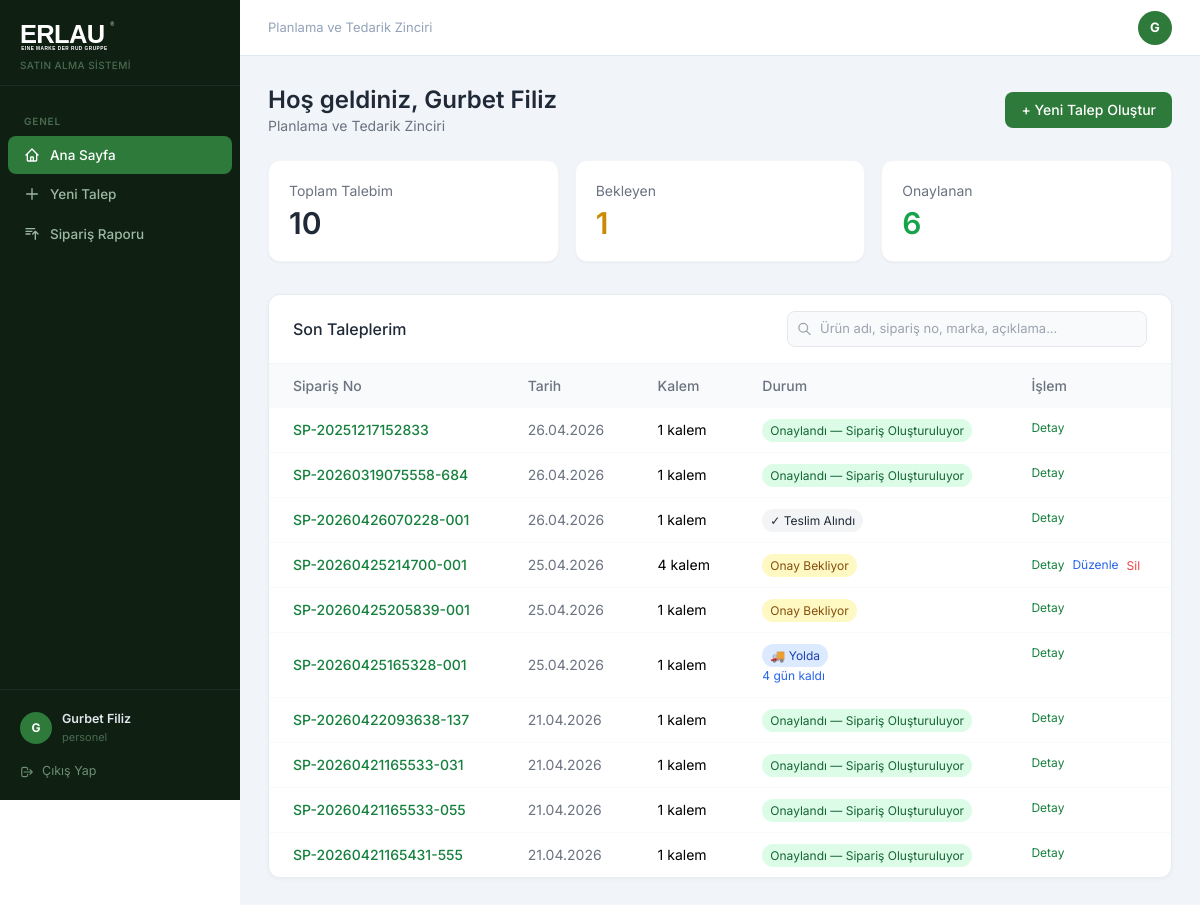
/dashboard (signed in), run on an earlier commit of the app's database.
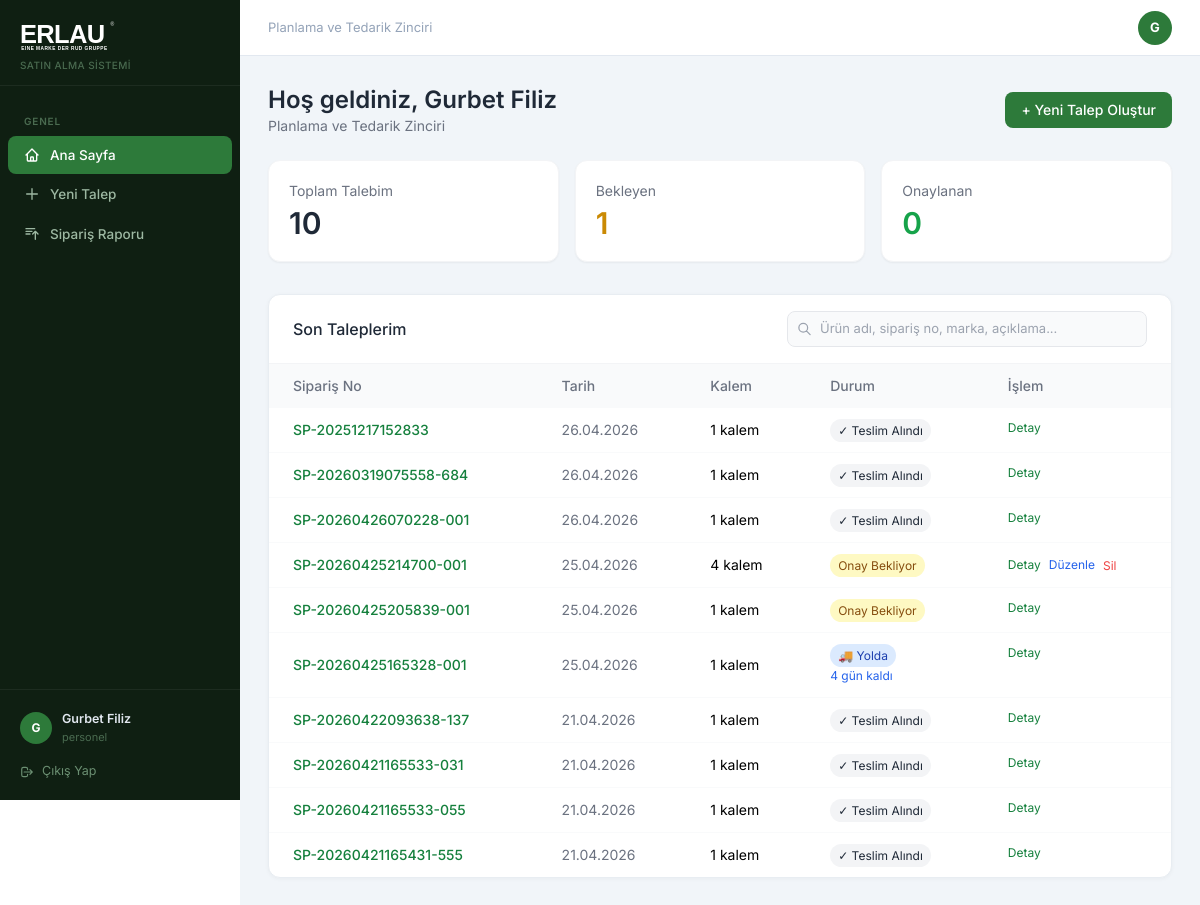
And on a later commit of the database.
### app/models.py (models this page shows)
class User(db.Model, UserMixin):
    id = db.Column(db.Integer, primary_key=True)
    name = db.Column(db.String(100), nullable=False)
    email = db.Column(db.String(120), unique=True, nullable=False)
    password = db.Column(db.String(200), nullable=False)
    role = db.Column(db.String(20), default='personel')
    department_id = db.Column(db.Integer, db.ForeignKey('department.id'))
    created_at = db.Column(db.DateTime, default=datetime.utcnow)
    is_active = db.Column(db.Boolean, default=True)
    unvan = db.Column(db.String(100))
    telefon = db.Column(db.String(20))
    dogum_tarihi = db.Column(db.Date)
    unvan_pdf_goster = db.Column(db.Boolean, default=False)
    son_giris = db.Column(db.DateTime)
    sifre_degisim_tarihi = db.Column(db.DateTime)
    tablet_pin = db.Column(db.String(6))
    bildirim_email = db.Column(db.Boolean, default=True)
    talepler = db.relationship('TalepFormu', backref='talep_eden', lazy=True)

class Department(db.Model):
    id = db.Column(db.Integer, primary_key=True)
    name = db.Column(db.String(100), nullable=False, unique=True)
    users = db.relationship('User', backref='department', lazy=True)

class TalepFormu(db.Model):
    id = db.Column(db.Integer, primary_key=True)
    siparis_no = db.Column(db.String(50), unique=True, nullable=False)
    talep_eden_id = db.Column(db.Integer, db.ForeignKey('user.id'))
    department_id = db.Column(db.Integer, db.ForeignKey('department.id'))
    durum = db.Column(db.String(30), default='bekliyor')
    yolda_tarihi = db.Column(db.DateTime)
    created_at = db.Column(db.DateTime, default=datetime.utcnow)
    updated_at = db.Column(db.DateTime, default=datetime.utcnow, onupdate=datetime.utcnow)
    kalemler = db.relationship('TalepKalem', backref='talep', lazy=True, cascade='all, delete-orphan')
    department = db.relationship('Department', foreign_keys=[department_id])

### app/routes.py (the view)
@main.route('/dashboard')
@login_required
def dashboard():
    if current_user.role in ['satinalma', 'admin']:
        return redirect(url_for('satin_alma.panel'))
    if current_user.role == 'departman_yoneticisi':
        talepler = TalepFormu.query.filter_by(
            department_id=current_user.department_id
        ).order_by(TalepFormu.created_at.desc()).all()
    else:
        talepler = TalepFormu.query.filter_by(
            talep_eden_id=current_user.id
        ).order_by(TalepFormu.created_at.desc()).limit(10).all()
    bugun = date.today()
    kalan_gunler = {}
    for talep in talepler:
        if talep.durum == 'yolda' and talep.yolda_tarihi:
            termin = max((k.termin_gun or 0) for k in talep.kalemler) if talep.kalemler else 0
            if termin > 0:
                bitis = talep.yolda_tarihi.date() + timedelta(days=termin)
                kalan_gunler[talep.id] = (bitis - bugun).days
    return render_template('dashboard.html', talepler=talepler, kalan_gunler=kalan_gunler)

### app/models.py (called while the page is built)
@login_manager.user_loader
def load_user(user_id):
    return User.query.get(int(user_id))

### app/templates/dashboard.html
{% extends 'base.html' %}
{% block content %}
<div class="flex items-center justify-between mb-6">
  <div>
    <h1 class="text-2xl font-semibold text-gray-800">Hoş geldiniz, {{ current_user.name }}</h1>
    <p class="text-gray-500 text-sm">{{ current_user.department.name if current_user.department else '' }}</p>
  </div>
  <a href="{{ url_for('main.yeni_talep') }}"
    class="erlau-green text-white px-4 py-2 rounded-lg text-sm font-medium hover:opacity-90">
    + Yeni Talep Oluştur
  </a>
</div>
<div class="grid grid-cols-1 md:grid-cols-3 gap-4 mb-8">
  <div class="bg-white rounded-xl border border-gray-100 p-5 shadow-sm">
    <p class="text-sm text-gray-500">Toplam Talebim</p>
    <p class="text-3xl font-semibold text-gray-800 mt-1">{{ talepler|length }}</p>
  </div>
  <div class="bg-white rounded-xl border border-gray-100 p-5 shadow-sm">
    <p class="text-sm text-gray-500">Bekleyen</p>
    <p class="text-3xl font-semibold text-yellow-600 mt-1">{{ talepler|selectattr('durum','eq','bekliyor')|list|length }}</p>
  </div>
  <div class="bg-white rounded-xl border border-gray-100 p-5 shadow-sm">
    <p class="text-sm text-gray-500">Onaylanan</p>
    <p class="text-3xl font-semibold text-green-600 mt-1">{{ talepler|selectattr('durum','eq','onaylandi')|list|length }}</p>
  </div>
</div>
<div class="card overflow-hidden">
  <div class="px-6 py-4 border-b border-gray-100 flex items-center justify-between gap-4">
    <h2 class="font-medium text-gray-800 flex-shrink-0">Son Taleplerim</h2>
    <form method="GET" action="{{ url_for('main.arama') }}" style="max-width:360px;width:100%">
      <div style="position:relative">
        <svg style="position:absolute;left:10px;top:50%;transform:translateY(-50%);width:15px;height:15px;color:#9ca3af" fill="none" stroke="currentColor" viewBox="0 0 24 24"><path stroke-linecap="round" stroke-linejoin="round" stroke-width="2" d="M21 21l-6-6m2-5a7 7 0 11-14 0 7 7 0 0114 0z"/></svg>
        <input type="text" name="q" placeholder="Ürün adı, sipariş no, marka, açıklama..."
          style="width:100%;border:1.5px solid #e5e7eb;border-radius:8px;padding:7px 12px 7px 32px;font-size:13px;color:#374151;background:#f9fafb;box-sizing:border-box">
      </div>
    </form>
  </div>
  {% if talepler %}
  <table class="w-full text-sm">
    <thead class="bg-gray-50">
      <tr>
        <th class="px-6 py-3 text-left font-medium text-gray-500">Sipariş No</th>
        <th class="px-6 py-3 text-left font-medium text-gray-500">Tarih</th>
        <th class="px-6 py-3 text-left font-medium text-gray-500">Kalem</th>
        <th class="px-6 py-3 text-left font-medium text-gray-500">Durum</th>
        <th class="px-6 py-3 text-left font-medium text-gray-500">İşlem</th>
      </tr>
    </thead>
    <tbody class="divide-y divide-gray-50">
      {% for talep in talepler %}
      <tr class="hover:bg-gray-50">
        <td class="px-6 py-3 font-medium text-green-700">{{ talep.siparis_no }}</td>
        <td class="px-6 py-3 text-gray-500">{{ talep.created_at.strftime('%d.%m.%Y') }}</td>
        <td class="px-6 py-3">{{ talep.kalemler|length }} kalem</td>
        <td class="px-6 py-3">
          {% if talep.durum in ['bekliyor', 'fiyatlandirildi'] %}
          <span class="bg-yellow-100 text-yellow-800 px-2 py-1 rounded-full text-xs">Onay Bekliyor</span>
          {% elif talep.durum == 'onaylandi' %}
          <span class="bg-green-100 text-green-800 px-2 py-1 rounded-full text-xs">Onaylandı — Sipariş Oluşturuluyor</span>
          {% elif talep.durum == 'yolda' %}
          <span class="bg-blue-100 text-blue-800 px-2 py-1 rounded-full text-xs">🚚 Yolda</span>
          {% if talep.id in kalan_gunler %}
            {% set kalan = kalan_gunler[talep.id] %}
            <br>
            {% if kalan < 0 %}
            <span class="text-xs text-red-600 font-medium">{{ kalan|abs }} gün gecikti</span>
            {% elif kalan == 0 %}
            <span class="text-xs text-orange-600 font-medium">Bugün ulaşmalı</span>
            {% elif kalan <= 3 %}
            <span class="text-xs text-orange-500 font-medium">{{ kalan }} gün kaldı</span>
            {% else %}
            <span class="text-xs text-blue-600">{{ kalan }} gün kaldı</span>
            {% endif %}
          {% endif %}
          {% elif talep.durum == 'teslim_alindi' %}
          <span class="bg-gray-100 text-gray-800 px-2 py-1 rounded-full text-xs">✓ Teslim Alındı</span>
          {% elif talep.durum == 'iptal' %}
          <span class="bg-red-100 text-red-800 px-2 py-1 rounded-full text-xs">İptal</span>
          {% else %}
          <span class="bg-gray-100 text-gray-600 px-2 py-1 rounded-full text-xs">{{ talep.durum }}</span>
          {% endif %}
        </td>
        <td class="px-6 py-3 flex gap-2 items-center">
          <a href="{{ url_for('main.talep_detay', talep_id=talep.id) }}" class="text-green-700 hover:underline text-xs">Detay</a>
          {% if talep.durum == 'bekliyor' and (talep.talep_eden_id == current_user.id or current_user.role == 'admin') %}
          <a href="{{ url_for('main.talep_duzenle', talep_id=talep.id) }}" class="text-blue-600 hover:underline text-xs">Düzenle</a>
          <form method="POST" action="{{ url_for('main.talep_sil', talep_id=talep.id) }}" class="inline"
            onsubmit="return confirm('Bu talep silinecek. Emin misiniz?')">
            <button type="submit" class="text-red-500 hover:underline text-xs">Sil</button>
          </form>
          {% endif %}
        </td>
      </tr>
      {% endfor %}
    </tbody>
  </table>
  {% else %}
  <div class="px-6 py-12 text-center text-gray-400">
    <p>Henüz talep oluşturmadınız.</p>
    <a href="{{ url_for('main.yeni_talep') }}" class="erlau-green-text text-sm hover:underline mt-2 block">İlk talebinizi oluşturun</a>
  </div>
  {% endif %}
</div>
{% endblock %}

### app/templates/base.html (shortened to what this page needs)
<!DOCTYPE html>
<html lang="tr">
<head>
<script src="https://cdn.tailwindcss.com"></script>
</head>
<body>
{% if current_user.is_authenticated %}
<div style="display:flex">
  <aside class="sidebar" style="position:sticky;top:0;height:100vh;overflow-y:auto;display:flex;flex-direction:column">
    <div style="padding:20px 20px 12px;border-bottom:1px solid rgba(255,255,255,.06)">
      <img src="{{ url_for('static', filename='logo.svg') }}" alt="Erlau" style="height:32px;filter:brightness(0) invert(1)">
      <p style="font-size:10px;color:#4a6b50;margin-top:6px;font-weight:500;letter-spacing:.04em">SATIN ALMA SİSTEMİ</p>
    </div>
    <nav style="padding:12px 0;flex:1">
      <div class="sidebar-section">Genel</div>
      <a href="{{ url_for('main.dashboard') }}" class="sidebar-link {% if request.endpoint == 'main.dashboard' %}active{% endif %}">
        <svg fill="none" stroke="currentColor" viewBox="0 0 24 24"><path stroke-linecap="round" stroke-linejoin="round" stroke-width="2" d="M3 12l2-2m0 0l7-7 7 7M5 10v10a1 1 0 001 1h3m10-11l2 2m-2-2v10a1 1 0 01-1 1h-3m-6 0a1 1 0 001-1v-4a1 1 0 011-1h2a1 1 0 011 1v4a1 1 0 001 1m-6 0h6"/></svg>
        Ana Sayfa
      </a>
      <a href="{{ url_for('main.yeni_talep') }}" class="sidebar-link {% if request.endpoint == 'main.yeni_talep' %}active{% endif %}">
        <svg fill="none" stroke="currentColor" viewBox="0 0 24 24"><path stroke-linecap="round" stroke-linejoin="round" stroke-width="2" d="M12 4v16m8-8H4"/></svg>
        Yeni Talep
      </a>
      <a href="{{ url_for('satin_alma.siparis_raporu') }}" class="sidebar-link {% if request.endpoint == 'satin_alma.siparis_raporu' %}active{% endif %}">
        <svg fill="none" stroke="currentColor" viewBox="0 0 24 24"><path stroke-linecap="round" stroke-linejoin="round" stroke-width="2" d="M3 4h13M3 8h9m-9 4h6m4 0l4-4m0 0l4 4m-4-4v12"/></svg>
        Sipariş Raporu
      </a>
    </nav>
    <div style="padding:12px;border-top:1px solid rgba(255,255,255,.06)">
      <a href="{{ url_for('main.profil') }}" style="display:flex;align-items:center;gap:10px;padding:8px;border-radius:8px;text-decoration:none;transition:background .15s" onmouseover="this.style.background='rgba(255,255,255,.06)'" onmouseout="this.style.background='transparent'">
        <div style="width:32px;height:32px;border-radius:50%;background:#2d7a3a;display:flex;align-items:center;justify-content:center;font-size:12px;font-weight:700;color:#fff;flex-shrink:0">{{ current_user.name[:1].upper() }}</div>
        <div style="flex:1;min-width:0">
          <p style="font-size:12.5px;font-weight:600;color:#e2e8f0;white-space:nowrap;overflow:hidden;text-overflow:ellipsis">{{ current_user.name }}</p>
          <p style="font-size:11px;color:#4a6b50;white-space:nowrap;overflow:hidden;text-overflow:ellipsis">{{ current_user.unvan or current_user.role }}</p>
        </div>
      </a>
      <a href="{{ url_for('auth.logout') }}" style="display:flex;align-items:center;gap:8px;padding:7px 8px;border-radius:8px;font-size:12.5px;color:#6b8f72;text-decoration:none;transition:all .15s;margin-top:2px" onmouseover="this.style.color='#ef4444';this.style.background='rgba(239,68,68,.08)'" onmouseout="this.style.color='#6b8f72';this.style.background='transparent'">
        <svg style="width:14px;height:14px" fill="none" stroke="currentColor" viewBox="0 0 24 24"><path stroke-linecap="round" stroke-linejoin="round" stroke-width="2" d="M17 16l4-4m0 0l-4-4m4 4H7m6 4v1a3 3 0 01-3 3H6a3 3 0 01-3-3V7a3 3 0 013-3h4a3 3 0 013 3v1"/></svg>
        Çıkış Yap
      </a>
    </div>
  </aside>
  <div class="content-area">
    <div class="topbar">
      <p style="font-size:13px;color:#94a3b8">{{ current_user.department.name if current_user.department else 'Erlau' }}</p>
      <a href="{{ url_for('main.profil') }}" style="width:34px;height:34px;border-radius:50%;background:#2d7a3a;display:flex;align-items:center;justify-content:center;font-size:13px;font-weight:700;color:#fff;text-decoration:none">{{ current_user.name[:1].upper() }}</a>
    </div>
    <div class="page-content">
{% endif %}
{% block content %}{% endblock %}
{% if current_user.is_authenticated %}
    </div>
  </div>
</div>
{% else %}
</div>
{% endif %}
</body>
</html>

### app/templates/base.html (style rules this page uses)
* { font-family: 'Inter', sans-serif; }
.sidebar { background: #0f1f12; min-height: 100vh; width: 240px; flex-shrink: 0; }
.sidebar-link { display: flex; align-items: center; gap: 10px; padding: 9px 16px; border-radius: 8px; font-size: 13.5px; font-weight: 500; color: #9db8a2; transition: all .15s; margin: 1px 8px; text-decoration: none; }
.sidebar-link.active { background: #2d7a3a; color: #fff; }
.sidebar-link svg { width: 16px; height: 16px; flex-shrink: 0; }
.sidebar-section { font-size: 10px; font-weight: 600; color: #4a6b50; text-transform: uppercase; letter-spacing: .08em; padding: 16px 24px 6px; }
.content-area { flex: 1; background: #f1f5f9; min-height: 100vh; overflow-x: hidden; }
.topbar { background: #fff; border-bottom: 1px solid #e2e8f0; padding: 0 28px; height: 56px; display: flex; align-items: center; justify-content: space-between; position: sticky; top: 0; z-index: 10; }
.card { background: #fff; border-radius: 12px; border: 1px solid #e8edf2; box-shadow: 0 1px 4px rgba(0,0,0,.04); }
.erlau-green { background-color: #2d7a3a !important; }
.page-content { padding: 28px; }

What changed in the data, as far as the page shows it:
changed TalepFormu "SP-20251217152833": durum "Onaylandı — Sipariş Oluşturuluyor" → "✓ Teslim Alındı"
changed TalepFormu "SP-20260319075558-684": durum "Onaylandı — Sipariş Oluşturuluyor" → "✓ Teslim Alındı"
changed TalepFormu "SP-20260422093638-137": durum "Onaylandı — Sipariş Oluşturuluyor" → "✓ Teslim Alındı"
changed TalepFormu "SP-20260421165533-031": durum "Onaylandı — Sipariş Oluşturuluyor" → "✓ Teslim Alındı"
changed TalepFormu "SP-20260421165533-055": durum "Onaylandı — Sipariş Oluşturuluyor" → "✓ Teslim Alındı"
changed TalepFormu "SP-20260421165431-555": durum "Onaylandı — Sipariş Oluşturuluyor" → "✓ Teslim Alındı"
Also different on the page:
{{ talepler|selectattr('durum','eq','onaylandi')|list|length }}: "6" → "0"
